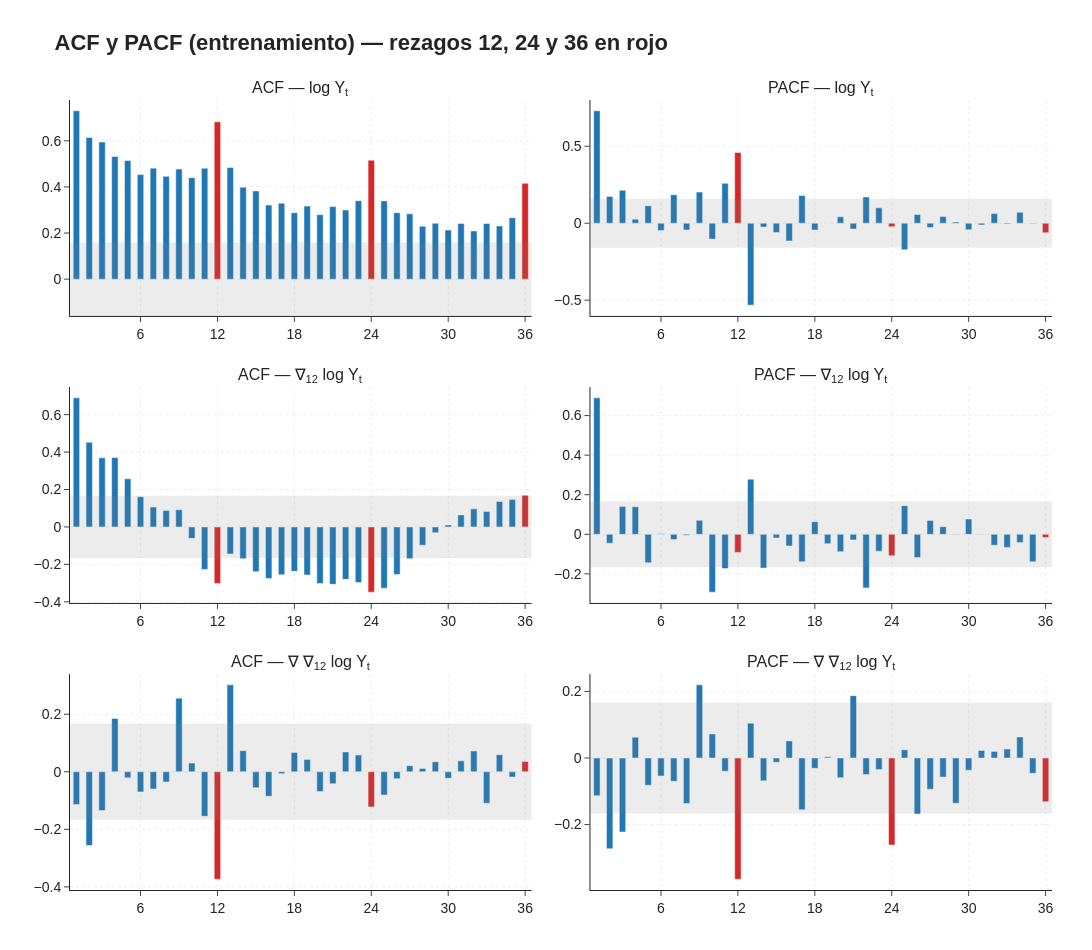

The code cell stored with this chart in its notebook:
### Markdown cell above
### ACF y PACF: orientar los órdenes $p, q, P, Q$

**ACF** (autocorrelación): cuánto se parece la serie a sí misma $k$ meses atrás:

$$
r_k = \frac{\sum_{t=k+1}^{T}(x_t-\bar x)(x_{t-k}-\bar x)}{\sum_{t=1}^{T}(x_t-\bar x)^2}
$$

**PACF** (autocorrelación parcial): la correlación con el rezago $k$ **descontando** los rezagos intermedios.

Las bandas $\pm 1{,}96/\sqrt{T}$ marcan lo que se esperaría de ruido blanco. Cómo se leen (Box-Jenkins):

| Patrón | Sugiere |
|---|---|
| ACF decae gradualmente, PACF se corta en el rezago $p$ | AR($p$) |
| ACF se corta en el rezago $q$, PACF decae gradualmente | MA($q$) |
| Picos en 12, 24, 36 | Parte **estacional** ($P$ o $Q$) |
| ACF que decae muy lento | Serie **no estacionaria**: falta diferenciar |

### Code cell
NLAGS = 36
series_acf = {"log Y<sub>t</sub>": log_train,
              "∇<sub>12</sub> log Y<sub>t</sub>": d12,
              "∇ ∇<sub>12</sub> log Y<sub>t</sub>": dd12}

fig = make_subplots(rows=3, cols=2, vertical_spacing=0.09, horizontal_spacing=0.06,
                    subplot_titles=[f"{f} — {n}" for n in series_acf for f in ("ACF", "PACF")])

for i, (nombre, s) in enumerate(series_acf.items(), start=1):
    banda = 1.96 / np.sqrt(len(s))
    valores = {1: acf(s, nlags=NLAGS)[1:], 2: pacf(s, nlags=NLAGS, method="ywm")[1:]}
    rezagos = np.arange(1, NLAGS + 1)
    colores = ["#d62728" if k % 12 == 0 else "#1f77b4" for k in rezagos]   # rezagos estacionales en rojo
    for col, vals in valores.items():
        fig.add_trace(go.Bar(x=rezagos, y=vals, marker_color=colores, width=0.5), i, col)
        fig.add_hrect(y0=-banda, y1=banda, fillcolor="gray", opacity=0.15, line_width=0, row=i, col=col)

formato(fig, "ACF y PACF (entrenamiento) — rezagos 12, 24 y 36 en rojo", alto=950, leyenda=False)
fig.update_xaxes(dtick=6)
guardar_figura(fig, "00_sarima_acf_pacf")
fig.show()

### Figure 1 — Plotly figure (JSON) as saved in the notebook; plotly's stock layout.template omitted (floating-point values rounded to 4 significant figures)
{"data": [{"marker": {"color": ["#1f77b4", "#1f77b4", "#1f77b4", "#1f77b4", "#1f77b4", "#1f77b4", "#1f77b4", "#1f77b4", "#1f77b4", "#1f77b4", "#1f77b4", "#d62728", "#1f77b4", "#1f77b4", "#1f77b4", "#1f77b4", "#1f77b4", "#1f77b4", "#1f77b4", "#1f77b4", "#1f77b4", "#1f77b4", "#1f77b4", "#d62728", "#1f77b4", "#1f77b4", "#1f77b4", "#1f77b4", "#1f77b4", "#1f77b4", "#1f77b4", "#1f77b4", "#1f77b4", "#1f77b4", "#1f77b4", "#d62728"]}, "type": "bar", "width": 0.5, "x": [1, 2, 3, 4, 5, 6, 7, 8, 9, 10, 11, 12, 13, 14, 15, 16, 17, 18, 19, 20, 21, 22, 23, 24, 25, 26, 27, 28, 29, 30, 31, 32, 33, 34, 35, 36], "xaxis": "x", "y": [0.7303, 0.6146, 0.5948, 0.532, 0.5146, 0.4534, 0.4816, 0.446, 0.4775, 0.4401, 0.4814, 0.6825, 0.4842, 0.3988, 0.3829, 0.3213, 0.3293, 0.288, 0.3169, 0.2796, 0.3147, 0.3001, 0.3404, 0.516, 0.3394, 0.2883, 0.2833, 0.2295, 0.2425, 0.2128, 0.2414, 0.2092, 0.2415, 0.2304, 0.2666, 0.4159], "yaxis": "y"}, {"marker": {"color": ["#1f77b4", "#1f77b4", "#1f77b4", "#1f77b4", "#1f77b4", "#1f77b4", "#1f77b4", "#1f77b4", "#1f77b4", "#1f77b4", "#1f77b4", "#d62728", "#1f77b4", "#1f77b4", "#1f77b4", "#1f77b4", "#1f77b4", "#1f77b4", "#1f77b4", "#1f77b4", "#1f77b4", "#1f77b4", "#1f77b4", "#d62728", "#1f77b4", "#1f77b4", "#1f77b4", "#1f77b4", "#1f77b4", "#1f77b4", "#1f77b4", "#1f77b4", "#1f77b4", "#1f77b4", "#1f77b4", "#d62728"]}, "type": "bar", "width": 0.5, "x": [1, 2, 3, 4, 5, 6, 7, 8, 9, 10, 11, 12, 13, 14, 15, 16, 17, 18, 19, 20, 21, 22, 23, 24, 25, 26, 27, 28, 29, 30, 31, 32, 33, 34, 35, 36], "xaxis": "x2", "y": [0.7303, 0.1741, 0.2143, 0.02639, 0.113, -0.04697, 0.1845, -0.04396, 0.2021, -0.1033, 0.2593, 0.4591, -0.5322, -0.02495, -0.06011, -0.1155, 0.1796, -0.04425, -0.0003565, 0.04145, -0.03794, 0.1706, 0.09992, -0.02285, -0.1724, 0.05602, -0.02738, 0.04292, 0.00842, -0.04254, -0.01107, 0.06276, -0.005588, 0.07083, -0.003532, -0.06243], "yaxis": "y2"}, {"marker": {"color": ["#1f77b4", "#1f77b4", "#1f77b4", "#1f77b4", "#1f77b4", "#1f77b4", "#1f77b4", "#1f77b4", "#1f77b4", "#1f77b4", "#1f77b4", "#d62728", "#1f77b4", "#1f77b4", "#1f77b4", "#1f77b4", "#1f77b4", "#1f77b4", "#1f77b4", "#1f77b4", "#1f77b4", "#1f77b4", "#1f77b4", "#d62728", "#1f77b4", "#1f77b4", "#1f77b4", "#1f77b4", "#1f77b4", "#1f77b4", "#1f77b4", "#1f77b4", "#1f77b4", "#1f77b4", "#1f77b4", "#d62728"]}, "type": "bar", "width": 0.5, "x": [1, 2, 3, 4, 5, 6, 7, 8, 9, 10, 11, 12, 13, 14, 15, 16, 17, 18, 19, 20, 21, 22, 23, 24, 25, 26, 27, 28, 29, 30, 31, 32, 33, 34, 35, 36], "xaxis": "x3", "y": [0.6898, 0.4524, 0.369, 0.3708, 0.2573, 0.1616, 0.1063, 0.08841, 0.09169, -0.0611, -0.227, -0.3016, -0.1441, -0.1705, -0.2395, -0.2749, -0.2557, -0.2372, -0.2568, -0.3027, -0.3066, -0.28, -0.2972, -0.3485, -0.327, -0.2543, -0.1697, -0.09788, -0.03069, 0.01072, 0.06437, 0.09656, 0.08254, 0.1358, 0.1472, 0.1687], "yaxis": "y3"}, {"marker": {"color": ["#1f77b4", "#1f77b4", "#1f77b4", "#1f77b4", "#1f77b4", "#1f77b4", "#1f77b4", "#1f77b4", "#1f77b4", "#1f77b4", "#1f77b4", "#d62728", "#1f77b4", "#1f77b4", "#1f77b4", "#1f77b4", "#1f77b4", "#1f77b4", "#1f77b4", "#1f77b4", "#1f77b4", "#1f77b4", "#1f77b4", "#d62728", "#1f77b4", "#1f77b4", "#1f77b4", "#1f77b4", "#1f77b4", "#1f77b4", "#1f77b4", "#1f77b4", "#1f77b4", "#1f77b4", "#1f77b4", "#d62728"]}, "type": "bar", "width": 0.5, "x": [1, 2, 3, 4, 5, 6, 7, 8, 9, 10, 11, 12, 13, 14, 15, 16, 17, 18, 19, 20, 21, 22, 23, 24, 25, 26, 27, 28, 29, 30, 31, 32, 33, 34, 35, 36], "xaxis": "x4", "y": [0.6898, -0.04463, 0.1411, 0.1392, -0.1442, 0.002707, -0.02654, -0.004743, 0.07063, -0.2925, -0.173, -0.09152, 0.2789, -0.1708, -0.01836, -0.05883, -0.139, 0.06378, -0.04727, -0.08769, -0.02836, -0.2709, -0.08512, -0.1082, 0.1447, -0.1177, 0.0701, 0.03836, 0.001949, 0.07758, -0.0006824, -0.05516, -0.0661, -0.04089, -0.1388, -0.01661], "yaxis": "y4"}, {"marker": {"color": ["#1f77b4", "#1f77b4", "#1f77b4", "#1f77b4", "#1f77b4", "#1f77b4", "#1f77b4", "#1f77b4", "#1f77b4", "#1f77b4", "#1f77b4", "#d62728", "#1f77b4", "#1f77b4", "#1f77b4", "#1f77b4", "#1f77b4", "#1f77b4", "#1f77b4", "#1f77b4", "#1f77b4", "#1f77b4", "#1f77b4", "#d62728", "#1f77b4", "#1f77b4", "#1f77b4", "#1f77b4", "#1f77b4", "#1f77b4", "#1f77b4", "#1f77b4", "#1f77b4", "#1f77b4", "#1f77b4", "#d62728"]}, "type": "bar", "width": 0.5, "x": [1, 2, 3, 4, 5, 6, 7, 8, 9, 10, 11, 12, 13, 14, 15, 16, 17, 18, 19, 20, 21, 22, 23, 24, 25, 26, 27, 28, 29, 30, 31, 32, 33, 34, 35, 36], "xaxis": "x5", "y": [-0.1136, -0.2564, -0.1348, 0.1852, -0.02118, -0.06987, -0.06005, -0.03539, 0.2558, 0.03007, -0.1549, -0.3733, 0.302, 0.0733, -0.05549, -0.08474, -0.006715, 0.06693, 0.04292, -0.06886, -0.04138, 0.0689, 0.05805, -0.1222, -0.08049, -0.02401, 0.02104, 0.01116, 0.03488, -0.0224, 0.03789, 0.07232, -0.1094, 0.05949, -0.018, 0.03531], "yaxis": "y5"}, {"marker": {"color": ["#1f77b4", "#1f77b4", "#1f77b4", "#1f77b4", "#1f77b4", "#1f77b4", "#1f77b4", "#1f77b4", "#1f77b4", "#1f77b4", "#1f77b4", "#d62728", "#1f77b4", "#1f77b4", "#1f77b4", "#1f77b4", "#1f77b4", "#1f77b4", "#1f77b4", "#1f77b4", "#1f77b4", "#1f77b4", "#1f77b4", "#d62728", "#1f77b4", "#1f77b4", "#1f77b4", "#1f77b4", "#1f77b4", "#1f77b4", "#1f77b4", "#1f77b4", "#1f77b4", "#1f77b4", "#1f77b4", "#d62728"]}, "type": "bar", "width": 0.5, "x": [1, 2, 3, 4, 5, 6, 7, 8, 9, 10, 11, 12, 13, 14, 15, 16, 17, 18, 19, 20, 21, 22, 23, 24, 25, 26, 27, 28, 29, 30, 31, 32, 33, 34, 35, 36], "xaxis": "x6", "y": [-0.1136, -0.2728, -0.222, 0.06238, -0.08185, -0.05395, -0.06992, -0.1366, 0.2199, 0.07245, -0.03945, -0.3642, 0.1047, -0.0683, -0.01249, 0.0515, -0.1553, -0.03103, 0.003461, -0.05911, 0.1873, -0.0495, -0.03479, -0.2615, 0.02473, -0.1682, -0.09366, -0.0574, -0.1359, -0.0364, 0.02247, 0.01988, 0.02679, 0.06332, -0.04575, -0.1315], "yaxis": "y6"}], "layout": {"annotations": [{"font": {"size": 16}, "showarrow": false, "text": "ACF — log Y<sub>t</sub>", "x": 0.235, "xanchor": "center", "xref": "paper", "y": 1, "yanchor": "bottom", "yref": "paper"}, {"font": {"size": 16}, "showarrow": false, "text": "PACF — log Y<sub>t</sub>", "x": 0.765, "xanchor": "center", "xref": "paper", "y": 1, "yanchor": "bottom", "yref": "paper"}, {"font": {"size": 16}, "showarrow": false, "text": "ACF — ∇<sub>12</sub> log Y<sub>t</sub>", "x": 0.235, "xanchor": "center", "xref": "paper", "y": 0.6367, "yanchor": "bottom", "yref": "paper"}, {"font": {"size": 16}, "showarrow": false, "text": "PACF — ∇<sub>12</sub> log Y<sub>t</sub>", "x": 0.765, "xanchor": "center", "xref": "paper", "y": 0.6367, "yanchor": "bottom", "yref": "paper"}, {"font": {"size": 16}, "showarrow": false, "text": "ACF — ∇ ∇<sub>12</sub> log Y<sub>t</sub>", "x": 0.235, "xanchor": "center", "xref": "paper", "y": 0.2733, "yanchor": "bottom", "yref": "paper"}, {"font": {"size": 16}, "showarrow": false, "text": "PACF — ∇ ∇<sub>12</sub> log Y<sub>t</sub>", "x": 0.765, "xanchor": "center", "xref": "paper", "y": 0.2733, "yanchor": "bottom", "yref": "paper"}], "font": {"family": "Arial", "size": 14}, "height": 950, "legend": {"orientation": "h", "x": 0, "xanchor": "left", "y": 1.02, "yanchor": "bottom"}, "margin": {"b": 60, "l": 70, "r": 40, "t": 100}, "shapes": [{"fillcolor": "gray", "line": {"width": 0}, "opacity": 0.15, "type": "rect", "x0": 0, "x1": 1, "xref": "x domain", "y0": -0.1595, "y1": 0.1595, "yref": "y"}, {"fillcolor": "gray", "line": {"width": 0}, "opacity": 0.15, "type": "rect", "x0": 0, "x1": 1, "xref": "x2 domain", "y0": -0.1595, "y1": 0.1595, "yref": "y2"}, {"fillcolor": "gray", "line": {"width": 0}, "opacity": 0.15, "type": "rect", "x0": 0, "x1": 1, "xref": "x3 domain", "y0": -0.1662, "y1": 0.1662, "yref": "y3"}, {"fillcolor": "gray", "line": {"width": 0}, "opacity": 0.15, "type": "rect", "x0": 0, "x1": 1, "xref": "x4 domain", "y0": -0.1662, "y1": 0.1662, "yref": "y4"}, {"fillcolor": "gray", "line": {"width": 0}, "opacity": 0.15, "type": "rect", "x0": 0, "x1": 1, "xref": "x5 domain", "y0": -0.1668, "y1": 0.1668, "yref": "y5"}, {"fillcolor": "gray", "line": {"width": 0}, "opacity": 0.15, "type": "rect", "x0": 0, "x1": 1, "xref": "x6 domain", "y0": -0.1668, "y1": 0.1668, "yref": "y6"}], "showlegend": false, "title": {"font": {"size": 22}, "text": "<b>ACF y PACF (entrenamiento) — rezagos 12, 24 y 36 en rojo</b>", "x": 0.05, "xanchor": "left"}, "width": 1400, "xaxis": {"anchor": "y", "domain": [0, 0.47], "dtick": 6, "gridcolor": "rgba(200,200,200,0.3)", "griddash": "dot", "showgrid": true}, "xaxis2": {"anchor": "y2", "domain": [0.53, 1], "dtick": 6, "gridcolor": "rgba(200,200,200,0.3)", "griddash": "dot", "showgrid": true}, "xaxis3": {"anchor": "y3", "domain": [0, 0.47], "dtick": 6, "gridcolor": "rgba(200,200,200,0.3)", "griddash": "dot", "showgrid": true}, "xaxis4": {"anchor": "y4", "domain": [0.53, 1], "dtick": 6, "gridcolor": "rgba(200,200,200,0.3)", "griddash": "dot", "showgrid": true}, "xaxis5": {"anchor": "y5", "domain": [0, 0.47], "dtick": 6, "gridcolor": "rgba(200,200,200,0.3)", "griddash": "dot", "showgrid": true}, "xaxis6": {"anchor": "y6", "domain": [0.53, 1], "dtick": 6, "gridcolor": "rgba(200,200,200,0.3)", "griddash": "dot", "showgrid": true}, "yaxis": {"anchor": "x", "domain": [0.7267, 1], "gridcolor": "rgba(200,200,200,0.3)", "griddash": "dot", "showgrid": true}, "yaxis2": {"anchor": "x2", "domain": [0.7267, 1], "gridcolor": "rgba(200,200,200,0.3)", "griddash": "dot", "showgrid": true}, "yaxis3": {"anchor": "x3", "domain": [0.3633, 0.6367], "gridcolor": "rgba(200,200,200,0.3)", "griddash": "dot", "showgrid": true}, "yaxis4": {"anchor": "x4", "domain": [0.3633, 0.6367], "gridcolor": "rgba(200,200,200,0.3)", "griddash": "dot", "showgrid": true}, "yaxis5": {"anchor": "x5", "domain": [0, 0.2733], "gridcolor": "rgba(200,200,200,0.3)", "griddash": "dot", "showgrid": true}, "yaxis6": {"anchor": "x6", "domain": [0, 0.2733], "gridcolor": "rgba(200,200,200,0.3)", "griddash": "dot", "showgrid": true}}}
